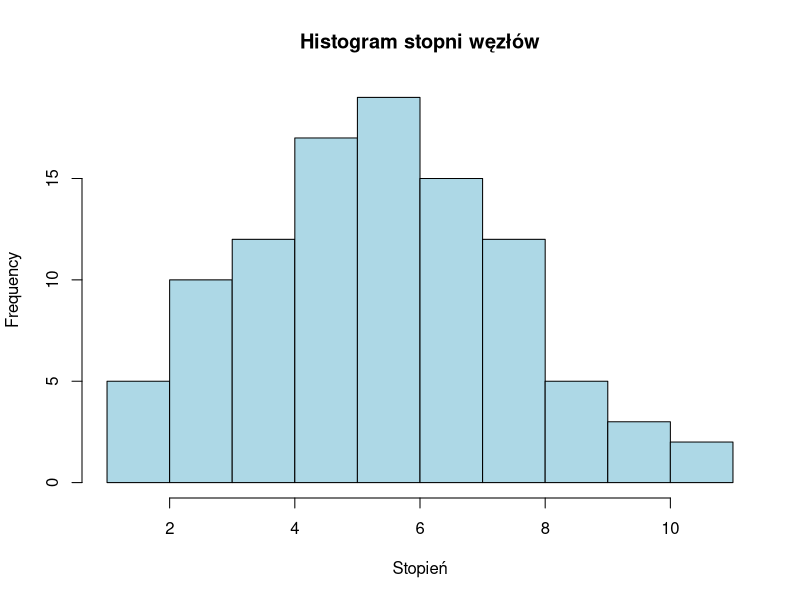
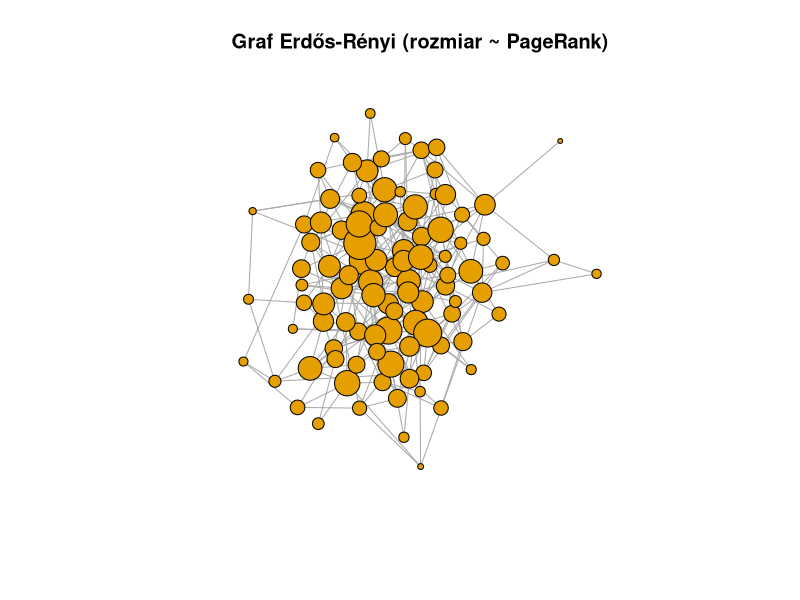

Source code (R) for these figures, in order:
# Data Science - Laboratorium
# Obliczeniowe nauki o sieciach
# Zadanie I: Grafy losowe (Erdős-Rényi)

library(igraph)

# 1. Wygeneruj sieć Erdős-Rényi o stu wierzchołkach i prawdopodobieństwie krawędzi = 0.05.
cat("\n--- 1. Generowanie grafu Erdős-Rényi ---\n")
g <- erdos.renyi.game(n = 100, p.or.m = 0.05, type = "gnp")

# 2. Wydrukuj podsumowanie grafu - czy graf jest ważony?
cat("\n--- 2. Podsumowanie grafu (przed wagami) ---\n")
print(summary(g))
is_weighted_before <- is_weighted(g)
cat("Czy graf jest ważony?", is_weighted_before, "\n")

# 3. Wylistuj wszystkie wierzchołki i krawędzie.
cat("\n--- 3. Lista wierzchołków i krawędzi ---\n")
cat("Wierzchołki:\n")
print(V(g))
cat("Krawędzie:\n")
print(E(g))

# 4. Ustaw wagi wszystkich krawędzi na losowe z zakresu 0.01 do 1
cat("\n--- 4. Ustawianie losowych wag ---\n")
E(g)$weight <- runif(ecount(g), min = 0.01, max = 1)

# 5. Wydrukuj ponownie podsumowanie grafu - czy teraz graf jest ważony?
cat("\n--- 5. Podsumowanie grafu (po wagach) ---\n")
print(summary(g))
is_weighted_after <- is_weighted(g)
cat("Czy graf jest ważony?", is_weighted_after, "\n")

# 6. Jaki jest stopień każdego węzła? Następnie stwórz histogram stopni węzłów.
cat("\n--- 6. Stopnie węzłów i histogram ---\n")
deg <- degree(g)
print(deg)
pdf("mysolution/mysolution1_histogram.pdf") # Zapisz do pliku, żeby nie blokować
hist(deg, main = "Histogram stopni węzłów", xlab = "Stopień", col = "lightblue", border = "black")
dev.off()
cat("Histogram zapisano do pliku mysolution/mysolution1_histogram.pdf\n")

# 7. Ile jest klastrów (connected components) w grafie?
cat("\n--- 7. Liczba klastrów (connected components) ---\n")
comps <- components(g)
cat("Liczba klastrów:", comps$no, "\n")

# 8. Zwizualizuj graf w taki sposób, aby rozmiar węzłów odpowiadał mierze PageRank.
cat("\n--- 8. Wizualizacja z PageRank ---\n")
pr <- page_rank(g)$vector
# Skalowanie rozmiaru węzłów dla lepszej widoczności
V(g)$size <- pr * 1000 

pdf("mysolution/mysolution1_network.pdf")
plot(g, 
     layout = layout.fruchterman.reingold,
     vertex.label = NA, 
     main = "Graf Erdős-Rényi (rozmiar ~ PageRank)")
dev.off()
cat("Wizualizację zapisano do pliku mysolution/mysolution1_network.pdf\n")
